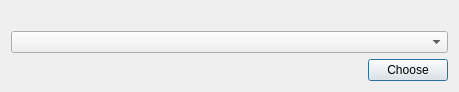
<?xml version="1.0" encoding="UTF-8"?>
<ui version="4.0">
 <class>Choice</class>
 <widget class="QDialog" name="Choice">
  <property name="geometry">
   <rect>
    <x>0</x>
    <y>0</y>
    <width>459</width>
    <height>90</height>
   </rect>
  </property>
  <property name="sizePolicy">
   <sizepolicy hsizetype="Minimum" vsizetype="Minimum">
    <horstretch>0</horstretch>
    <verstretch>0</verstretch>
   </sizepolicy>
  </property>
  <property name="windowTitle">
   <string>Choose Option...</string>
  </property>
  <layout class="QVBoxLayout" name="verticalLayout">
   <item>
    <widget class="QLabel" name="ui_message">
     <property name="text">
      <string/>
     </property>
    </widget>
   </item>
   <item>
    <layout class="QHBoxLayout" name="horizontalLayout">
     <item>
      <widget class="QComboBox" name="ui_choices"/>
     </item>
    </layout>
   </item>
   <item>
    <layout class="QHBoxLayout" name="horizontalLayout_3">
     <item>
      <spacer name="horizontalSpacer">
       <property name="orientation">
        <enum>Qt::Horizontal</enum>
       </property>
       <property name="sizeHint" stdset="0">
        <size>
         <width>40</width>
         <height>20</height>
        </size>
       </property>
      </spacer>
     </item>
     <item>
      <widget class="QPushButton" name="ui_submit">
       <property name="sizePolicy">
        <sizepolicy hsizetype="Fixed" vsizetype="Fixed">
         <horstretch>0</horstretch>
         <verstretch>0</verstretch>
        </sizepolicy>
       </property>
       <property name="text">
        <string>Choose</string>
       </property>
      </widget>
     </item>
    </layout>
   </item>
  </layout>
  <action name="actionShow_in_explorer">
   <property name="text">
    <string>Show in explorer</string>
   </property>
  </action>
 </widget>
 <resources/>
 <connections/>
</ui>
